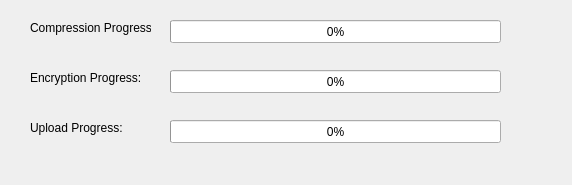
<?xml version="1.0" encoding="UTF-8"?>
<ui version="4.0">
 <class>UploadProgress</class>
 <widget class="QWidget" name="UploadProgress">
  <property name="geometry">
   <rect>
    <x>0</x>
    <y>0</y>
    <width>572</width>
    <height>185</height>
   </rect>
  </property>
  <property name="windowTitle">
   <string>Form</string>
  </property>
  <widget class="QLabel" name="label">
   <property name="geometry">
    <rect>
     <x>30</x>
     <y>20</y>
     <width>121</width>
     <height>16</height>
    </rect>
   </property>
   <property name="text">
    <string>Compression Progress:</string>
   </property>
  </widget>
  <widget class="QLabel" name="label_2">
   <property name="geometry">
    <rect>
     <x>30</x>
     <y>70</y>
     <width>121</width>
     <height>16</height>
    </rect>
   </property>
   <property name="text">
    <string>Encryption Progress:</string>
   </property>
  </widget>
  <widget class="QLabel" name="label_3">
   <property name="geometry">
    <rect>
     <x>30</x>
     <y>120</y>
     <width>121</width>
     <height>16</height>
    </rect>
   </property>
   <property name="text">
    <string>Upload Progress:</string>
   </property>
  </widget>
  <widget class="QProgressBar" name="compressionProgressBar">
   <property name="geometry">
    <rect>
     <x>170</x>
     <y>20</y>
     <width>331</width>
     <height>23</height>
    </rect>
   </property>
   <property name="value">
    <number>0</number>
   </property>
  </widget>
  <widget class="QProgressBar" name="encryptionProgressBar">
   <property name="geometry">
    <rect>
     <x>170</x>
     <y>70</y>
     <width>331</width>
     <height>23</height>
    </rect>
   </property>
   <property name="value">
    <number>0</number>
   </property>
  </widget>
  <widget class="QProgressBar" name="uploadProgressBar">
   <property name="geometry">
    <rect>
     <x>170</x>
     <y>120</y>
     <width>331</width>
     <height>23</height>
    </rect>
   </property>
   <property name="value">
    <number>0</number>
   </property>
  </widget>
 </widget>
 <resources/>
 <connections/>
</ui>
